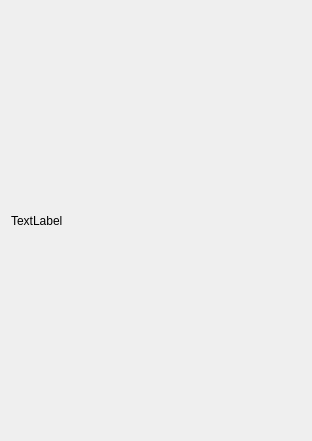
<?xml version="1.0" encoding="UTF-8"?>
<ui version="4.0">
 <class>Form</class>
 <widget class="QWidget" name="Form">
  <property name="geometry">
   <rect>
    <x>0</x>
    <y>0</y>
    <width>312</width>
    <height>441</height>
   </rect>
  </property>
  <property name="windowTitle">
   <string>battery</string>
  </property>
  <layout class="QVBoxLayout" name="verticalLayout">
   <item>
    <widget class="QLabel" name="label">
     <property name="text">
      <string>TextLabel</string>
     </property>
    </widget>
   </item>
  </layout>
 </widget>
 <resources/>
 <connections/>
</ui>
